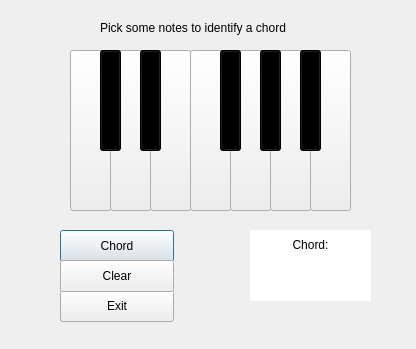
<?xml version="1.0" encoding="UTF-8"?>
<ui version="4.0">
 <class>MainWindow</class>
 <widget class="QDialog" name="MainWindow">
  <property name="enabled">
   <bool>true</bool>
  </property>
  <property name="geometry">
   <rect>
    <x>0</x>
    <y>0</y>
    <width>416</width>
    <height>349</height>
   </rect>
  </property>
  <property name="windowTitle">
   <string>Chord Identifier</string>
  </property>
  <property name="autoFillBackground">
   <bool>false</bool>
  </property>
  <widget class="QToolButton" name="note_n0">
   <property name="geometry">
    <rect>
     <x>70</x>
     <y>50</y>
     <width>41</width>
     <height>161</height>
    </rect>
   </property>
   <property name="autoFillBackground">
    <bool>false</bool>
   </property>
   <property name="text">
    <string/>
   </property>
   <property name="checkable">
    <bool>true</bool>
   </property>
   <attribute name="buttonGroup">
    <string notr="true">buttonGroup</string>
   </attribute>
  </widget>
  <widget class="QToolButton" name="note_n2">
   <property name="enabled">
    <bool>true</bool>
   </property>
   <property name="geometry">
    <rect>
     <x>110</x>
     <y>50</y>
     <width>41</width>
     <height>161</height>
    </rect>
   </property>
   <property name="autoFillBackground">
    <bool>false</bool>
   </property>
   <property name="text">
    <string/>
   </property>
   <property name="checkable">
    <bool>true</bool>
   </property>
   <attribute name="buttonGroup">
    <string notr="true">buttonGroup</string>
   </attribute>
  </widget>
  <widget class="QToolButton" name="note_n4">
   <property name="geometry">
    <rect>
     <x>150</x>
     <y>50</y>
     <width>41</width>
     <height>161</height>
    </rect>
   </property>
   <property name="autoFillBackground">
    <bool>false</bool>
   </property>
   <property name="text">
    <string/>
   </property>
   <property name="checkable">
    <bool>true</bool>
   </property>
   <attribute name="buttonGroup">
    <string notr="true">buttonGroup</string>
   </attribute>
  </widget>
  <widget class="QToolButton" name="note_n5">
   <property name="geometry">
    <rect>
     <x>190</x>
     <y>50</y>
     <width>41</width>
     <height>161</height>
    </rect>
   </property>
   <property name="autoFillBackground">
    <bool>false</bool>
   </property>
   <property name="text">
    <string/>
   </property>
   <property name="checkable">
    <bool>true</bool>
   </property>
   <attribute name="buttonGroup">
    <string notr="true">buttonGroup</string>
   </attribute>
  </widget>
  <widget class="QToolButton" name="note_n7">
   <property name="geometry">
    <rect>
     <x>230</x>
     <y>50</y>
     <width>41</width>
     <height>161</height>
    </rect>
   </property>
   <property name="autoFillBackground">
    <bool>false</bool>
   </property>
   <property name="text">
    <string/>
   </property>
   <property name="checkable">
    <bool>true</bool>
   </property>
   <attribute name="buttonGroup">
    <string notr="true">buttonGroup</string>
   </attribute>
  </widget>
  <widget class="QToolButton" name="note_n9">
   <property name="geometry">
    <rect>
     <x>270</x>
     <y>50</y>
     <width>41</width>
     <height>161</height>
    </rect>
   </property>
   <property name="autoFillBackground">
    <bool>false</bool>
   </property>
   <property name="text">
    <string/>
   </property>
   <property name="checkable">
    <bool>true</bool>
   </property>
   <attribute name="buttonGroup">
    <string notr="true">buttonGroup</string>
   </attribute>
  </widget>
  <widget class="QToolButton" name="note_n11">
   <property name="geometry">
    <rect>
     <x>310</x>
     <y>50</y>
     <width>41</width>
     <height>161</height>
    </rect>
   </property>
   <property name="autoFillBackground">
    <bool>false</bool>
   </property>
   <property name="text">
    <string/>
   </property>
   <property name="checkable">
    <bool>true</bool>
   </property>
   <attribute name="buttonGroup">
    <string notr="true">buttonGroup</string>
   </attribute>
  </widget>
  <widget class="QToolButton" name="note_n1">
   <property name="geometry">
    <rect>
     <x>100</x>
     <y>50</y>
     <width>21</width>
     <height>101</height>
    </rect>
   </property>
   <property name="autoFillBackground">
    <bool>false</bool>
   </property>
   <property name="styleSheet">
    <string notr="true">background-color: rgb(0, 0, 0);</string>
   </property>
   <property name="text">
    <string/>
   </property>
   <property name="checkable">
    <bool>true</bool>
   </property>
   <attribute name="buttonGroup">
    <string notr="true">buttonGroup</string>
   </attribute>
  </widget>
  <widget class="QToolButton" name="note_n3">
   <property name="geometry">
    <rect>
     <x>140</x>
     <y>50</y>
     <width>21</width>
     <height>101</height>
    </rect>
   </property>
   <property name="autoFillBackground">
    <bool>false</bool>
   </property>
   <property name="styleSheet">
    <string notr="true">background-color: rgb(0, 0, 0);</string>
   </property>
   <property name="text">
    <string/>
   </property>
   <property name="checkable">
    <bool>true</bool>
   </property>
   <attribute name="buttonGroup">
    <string notr="true">buttonGroup</string>
   </attribute>
  </widget>
  <widget class="QToolButton" name="note_n6">
   <property name="geometry">
    <rect>
     <x>220</x>
     <y>50</y>
     <width>21</width>
     <height>101</height>
    </rect>
   </property>
   <property name="autoFillBackground">
    <bool>false</bool>
   </property>
   <property name="styleSheet">
    <string notr="true">background-color: rgb(0, 0, 0);</string>
   </property>
   <property name="text">
    <string/>
   </property>
   <property name="checkable">
    <bool>true</bool>
   </property>
   <attribute name="buttonGroup">
    <string notr="true">buttonGroup</string>
   </attribute>
  </widget>
  <widget class="QToolButton" name="note_n8">
   <property name="geometry">
    <rect>
     <x>260</x>
     <y>50</y>
     <width>21</width>
     <height>101</height>
    </rect>
   </property>
   <property name="autoFillBackground">
    <bool>false</bool>
   </property>
   <property name="styleSheet">
    <string notr="true">background-color: rgb(0, 0, 0);</string>
   </property>
   <property name="text">
    <string/>
   </property>
   <property name="checkable">
    <bool>true</bool>
   </property>
   <attribute name="buttonGroup">
    <string notr="true">buttonGroup</string>
   </attribute>
  </widget>
  <widget class="QToolButton" name="note_n10">
   <property name="geometry">
    <rect>
     <x>300</x>
     <y>50</y>
     <width>21</width>
     <height>101</height>
    </rect>
   </property>
   <property name="tabletTracking">
    <bool>true</bool>
   </property>
   <property name="autoFillBackground">
    <bool>false</bool>
   </property>
   <property name="styleSheet">
    <string notr="true">background-color: rgb(0, 0, 0);</string>
   </property>
   <property name="text">
    <string/>
   </property>
   <property name="checkable">
    <bool>true</bool>
   </property>
   <attribute name="buttonGroup">
    <string notr="true">buttonGroup</string>
   </attribute>
  </widget>
  <widget class="QLabel" name="label">
   <property name="geometry">
    <rect>
     <x>100</x>
     <y>20</y>
     <width>221</width>
     <height>16</height>
    </rect>
   </property>
   <property name="text">
    <string>Pick some notes to identify a chord</string>
   </property>
  </widget>
  <widget class="QPushButton" name="identify_chord">
   <property name="geometry">
    <rect>
     <x>60</x>
     <y>230</y>
     <width>114</width>
     <height>32</height>
    </rect>
   </property>
   <property name="text">
    <string>Chord</string>
   </property>
  </widget>
  <widget class="QPushButton" name="exit_button">
   <property name="geometry">
    <rect>
     <x>60</x>
     <y>290</y>
     <width>114</width>
     <height>32</height>
    </rect>
   </property>
   <property name="text">
    <string>Exit</string>
   </property>
  </widget>
  <widget class="QLabel" name="label_2">
   <property name="geometry">
    <rect>
     <x>250</x>
     <y>230</y>
     <width>121</width>
     <height>71</height>
    </rect>
   </property>
   <property name="layoutDirection">
    <enum>Qt::LeftToRight</enum>
   </property>
   <property name="styleSheet">
    <string notr="true">background-color: rgb(255, 255, 255);</string>
   </property>
   <property name="text">
    <string>&lt;html&gt;&lt;head/&gt;&lt;body&gt;&lt;p&gt;Chord:&lt;/p&gt;&lt;p&gt;&lt;br/&gt;&lt;/p&gt;&lt;/body&gt;&lt;/html&gt;</string>
   </property>
   <property name="alignment">
    <set>Qt::AlignCenter</set>
   </property>
  </widget>
  <widget class="QPushButton" name="clear_button">
   <property name="geometry">
    <rect>
     <x>60</x>
     <y>260</y>
     <width>114</width>
     <height>32</height>
    </rect>
   </property>
   <property name="text">
    <string>Clear</string>
   </property>
  </widget>
  <zorder>note_n7</zorder>
  <zorder>note_n9</zorder>
  <zorder>note_n2</zorder>
  <zorder>note_n11</zorder>
  <zorder>note_n5</zorder>
  <zorder>note_n4</zorder>
  <zorder>note_n0</zorder>
  <zorder>note_n1</zorder>
  <zorder>note_n3</zorder>
  <zorder>note_n6</zorder>
  <zorder>note_n8</zorder>
  <zorder>note_n10</zorder>
  <zorder>label</zorder>
  <zorder>identify_chord</zorder>
  <zorder>exit_button</zorder>
  <zorder>label_2</zorder>
  <zorder>clear_button</zorder>
 </widget>
 <resources/>
 <connections/>
 <buttongroups>
  <buttongroup name="buttonGroup">
   <property name="noteSelect" stdset="0">
    <string/>
   </property>
  </buttongroup>
 </buttongroups>
</ui>
